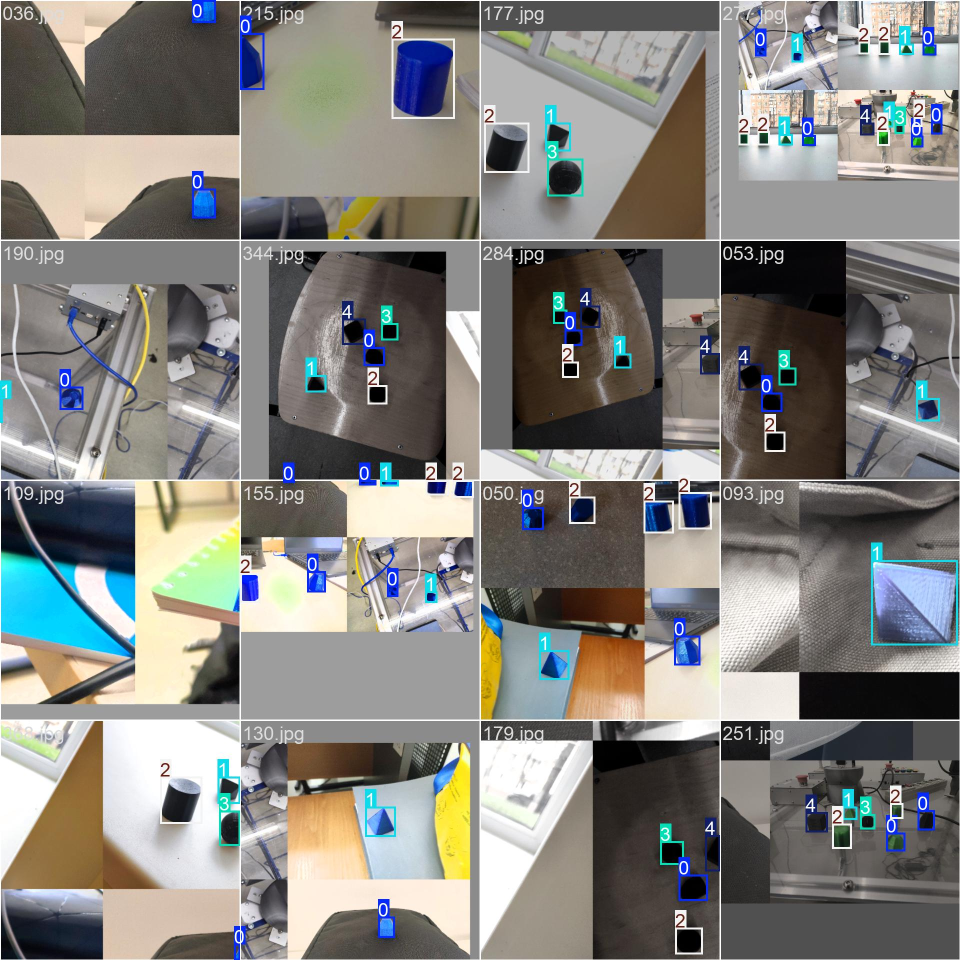
#> input picture runs/detect/new_df_objects_detection_v1_1ep/train_batch0.jpg, 1920 x 1920 px, given in place of the camera (shown at 1/2 size)
$ python cv_contours.py
#> lines starting #> are read from the running program, lines starting #| are printed output that depends on the picture; after the words box and inside, x2 and y2 are one past the last pixel; in counts of white or black regions, pixels touching at a corner belong together
import cv2
import numpy as np

# Инициализация камеры
cap = cv2.VideoCapture(0)

# Создание окна с ползунками
cv2.namedWindow('Settings')
cv2.resizeWindow('Settings', 840, 680)

# Создание трекбаров
cv2.createTrackbar('Color', 'Settings', 0, 5, lambda x: None)  # 0-5 соответствуют цветам
cv2.createTrackbar('S_min', 'Settings', 100, 255, lambda x: None)
cv2.createTrackbar('S_max', 'Settings', 255, 255, lambda x: None)
cv2.createTrackbar('V_min', 'Settings', 100, 255, lambda x: None)
cv2.createTrackbar('V_max', 'Settings', 255, 255, lambda x: None)
cv2.createTrackbar('Blur', 'Settings', 9, 30, lambda x: None)
cv2.createTrackbar('Erode', 'Settings', 1, 5, lambda x: None)
cv2.createTrackbar('Dilate', 'Settings', 2, 5, lambda x: None)
cv2.createTrackbar('Min Area', 'Settings', 500, 5000, lambda x: None)

# Цвета и их HSV-диапазоны (H-диапазоны)
COLOR_RANGES = {
    0: {'name': 'Red',    'h': [(0, 10), (170, 180)]},
    1: {'name': 'Green',  'h': [(35, 85)]},
    2: {'name': 'Blue',   'h': [(90, 120)]},
    3: {'name': 'Yellow', 'h': [(20, 35)]},
    4: {'name': 'Orange', 'h': [(10, 20)]},
    5: {'name': 'Purple', 'h': [(120, 150)]}
}

def get_trackbars():
    return {
        'color': cv2.getTrackbarPos('Color', 'Settings'),
        's_min': cv2.getTrackbarPos('S_min', 'Settings'),
        's_max': cv2.getTrackbarPos('S_max', 'Settings'),
        'v_min': cv2.getTrackbarPos('V_min', 'Settings'),
        'v_max': cv2.getTrackbarPos('V_max', 'Settings'),
        'blur': cv2.getTrackbarPos('Blur', 'Settings') | 1,
        'erode': cv2.getTrackbarPos('Erode', 'Settings'),
        'dilate': cv2.getTrackbarPos('Dilate', 'Settings'),
        'min_area': cv2.getTrackbarPos('Min Area', 'Settings')
    }

while True:
    ret, frame = cap.read()
#> frame is the input picture: shape (1920, 1920, 3); mean B, G, R 126, 130.2, 130.8
    if not ret:
        break

    params = get_trackbars()
    color_info = COLOR_RANGES[params['color']]

    # Фильтрация шума
    blur_size = params['blur']
    blurred = cv2.GaussianBlur(frame, (blur_size, blur_size), 0)
    hsv = cv2.cvtColor(blurred, cv2.COLOR_BGR2HSV)
#> hsv: shape (1920, 1920, 3); mean H, S, V 39.9, 44.5, 140.7

    # Создание маски для выбранного цвета
    mask = np.zeros(hsv.shape[:2], dtype=np.uint8)
    for h_range in color_info['h']:
        lower = np.array([h_range[0], params['s_min'], params['v_min']])
        upper = np.array([h_range[1], params['s_max'], params['v_max']])
        mask = cv2.bitwise_or(mask, cv2.inRange(hsv, lower, upper))
#> this loop made 2 passes
#> pass 1, `mask = cv2.bitwise_or(mask, cv2.inRange(hsv, lower, upper))`:
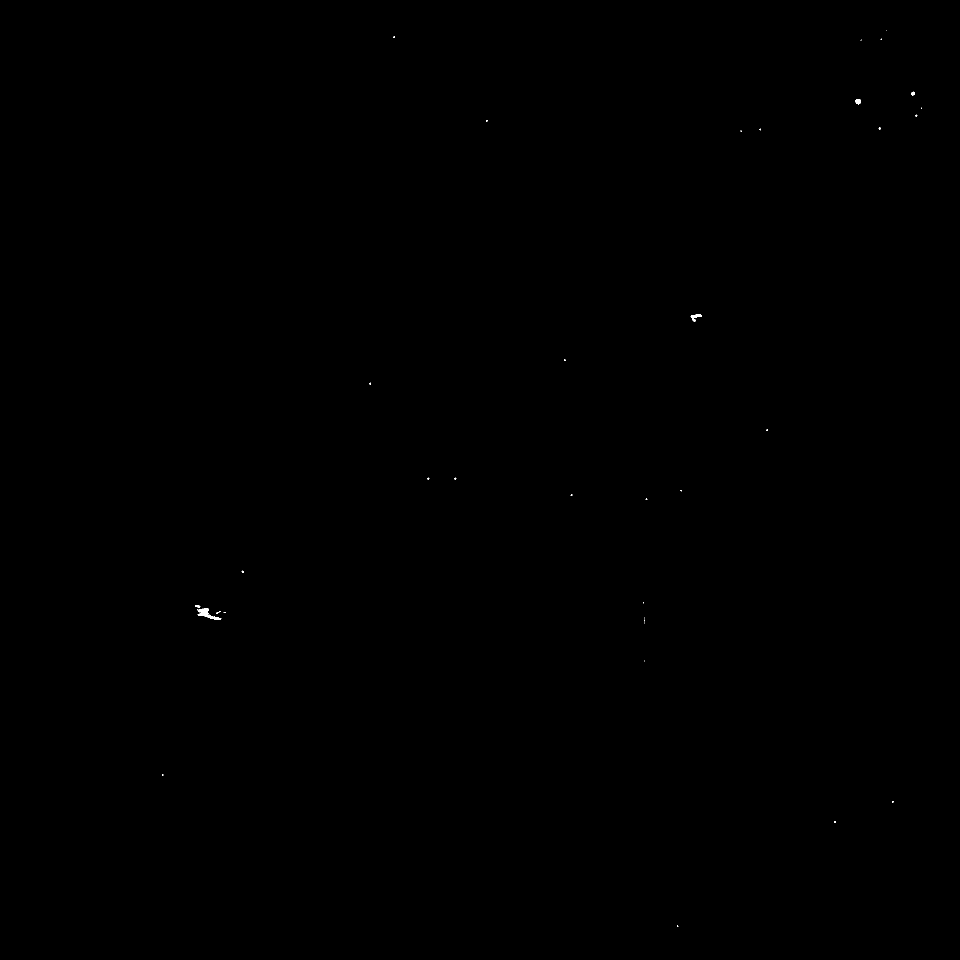
#> mask: shape (1920, 1920) (shown at 1/2 size); 0.03% white; 37 white regions (32 under 20 px), largest, box (x1, y1, x2, y2) and area: (395, 1216, 443, 1240) 415, (1381, 629, 1403, 644) 145, (1710, 199, 1722, 209) 94, (1823, 183, 1830, 191) 42, (390, 1211, 401, 1215) 32

    # Морфологические операции
    kernel = np.ones((5, 5), np.uint8)
    mask = cv2.erode(mask, kernel, iterations=params['erode'])
#> mask: shape (1920, 1920); 0% white; 9 white regions (7 under 20 px), largest, box (x1, y1, x2, y2) and area: (403, 1220, 415, 1232) 78, (1713, 201, 1720, 206) 25
    mask = cv2.dilate(mask, kernel, iterations=params['dilate'])
#> mask: shape (1920, 1920); 0.03% white; 5 white regions

    # Поиск контуров
    contours, _ = cv2.findContours(mask, cv2.RETR_EXTERNAL, cv2.CHAIN_APPROX_SIMPLE)
#> contours = 5 contours; box (x1, y1, x2, y2) and area: (399, 1214, 423, 1237) 369, (1381, 627, 1400, 638) 162, (1709, 197, 1724, 210) 161, (426, 1232, 440, 1242) 110, (1821, 182, 1831, 192) 80
    contour_img = frame.copy()

    for cnt in contours:
        area = cv2.contourArea(cnt)
        if area < params['min_area']:
            continue

        epsilon = 0.02 * cv2.arcLength(cnt, True)
        approx = cv2.approxPolyDP(cnt, epsilon, True)
        cv2.drawContours(contour_img, [approx], -1, (0, 255, 0), 2)
#> this loop made 5 passes
#> area on passes 1 to 5: 110, 369, 161.5, 161, 80.5

    # Добавляем текст с названием цвета
    color_text = f"{color_info['name']} (H: {color_info['h']})"
    cv2.putText(frame, color_text, (10, 30),
                cv2.FONT_HERSHEY_SIMPLEX, 1, (0, 0, 255), 2)
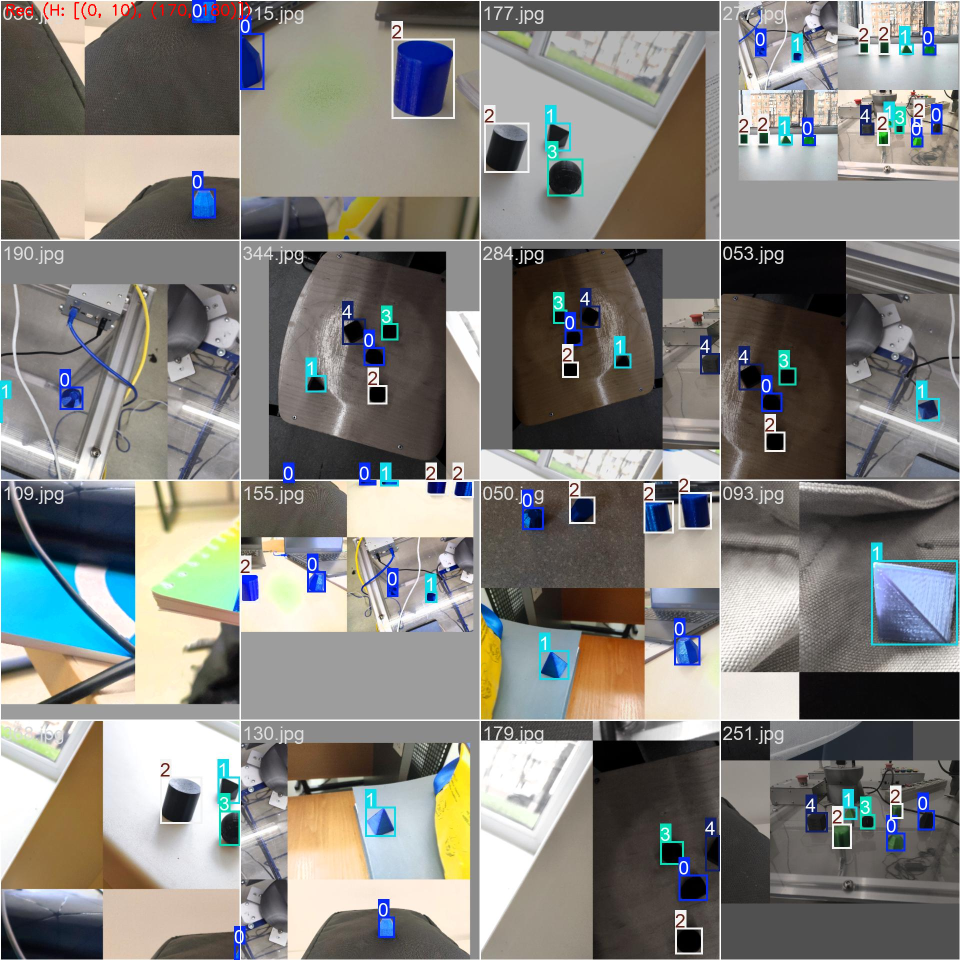
#> frame: shape (1920, 1920, 3) (shown at 1/2 size); 0.08% of pixels changed, all inside (x1, y1, x2, y2) = (13, 4, 500, 39)

    # Собираем изображения для отображения
    debug_images = [
        ("Original", frame),
        ("HSV Mask", mask),
        ("Processed Mask", cv2.cvtColor(mask, cv2.COLOR_GRAY2BGR)),
        ("Contours", contour_img)
    ]

    # Создаем сетку изображений
    grid = []
    for title, img in debug_images:
        resized = cv2.resize(img, (320, 240))
        if len(resized.shape) == 2:
            resized = cv2.cvtColor(resized, cv2.COLOR_GRAY2BGR)
        grid.append(resized)
#> this loop made 4 passes
#> pass 1, `resized = cv2.resize(img, (320, 240))`:
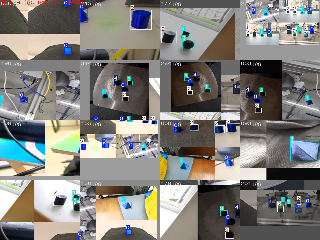
#> resized: shape (240, 320, 3); mean B, G, R 124.4, 128.6, 129.5
#> pass 2, `resized = cv2.resize(img, (320, 240))`:
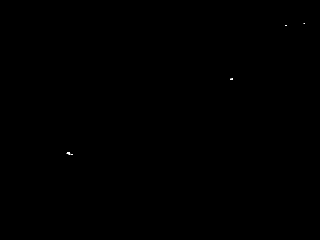
#> resized: shape (240, 320); min 0, max 255, mean 0.1
#> after the loop, grid = 4 items

    combined = np.vstack([np.hstack(grid[:2]), np.hstack(grid[2:])])
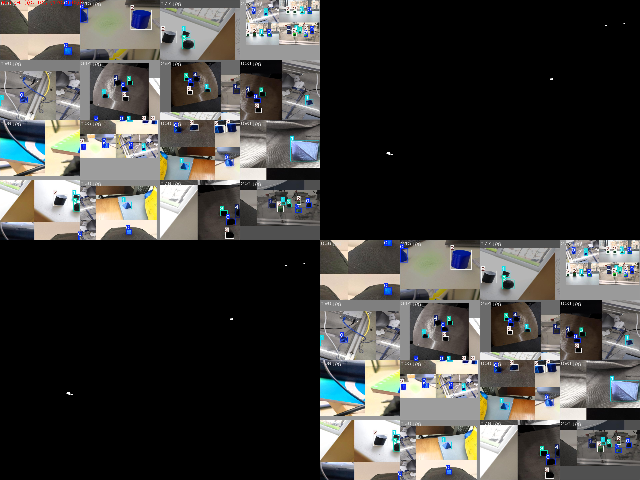
#> combined: shape (480, 640, 3); mean of channels 0, 1, 2 62.3, 64.3, 64.8; drawn as B, G, R

    cv2.imshow('Debug View', combined)

    if cv2.waitKey(1) == 27:
#> (key Esc is pressed here)
        break

cap.release()
cv2.destroyAllWindows()

$ run again, on runs/detect/new_df_objects_detection_v1_1ep/train_batch1.jpg
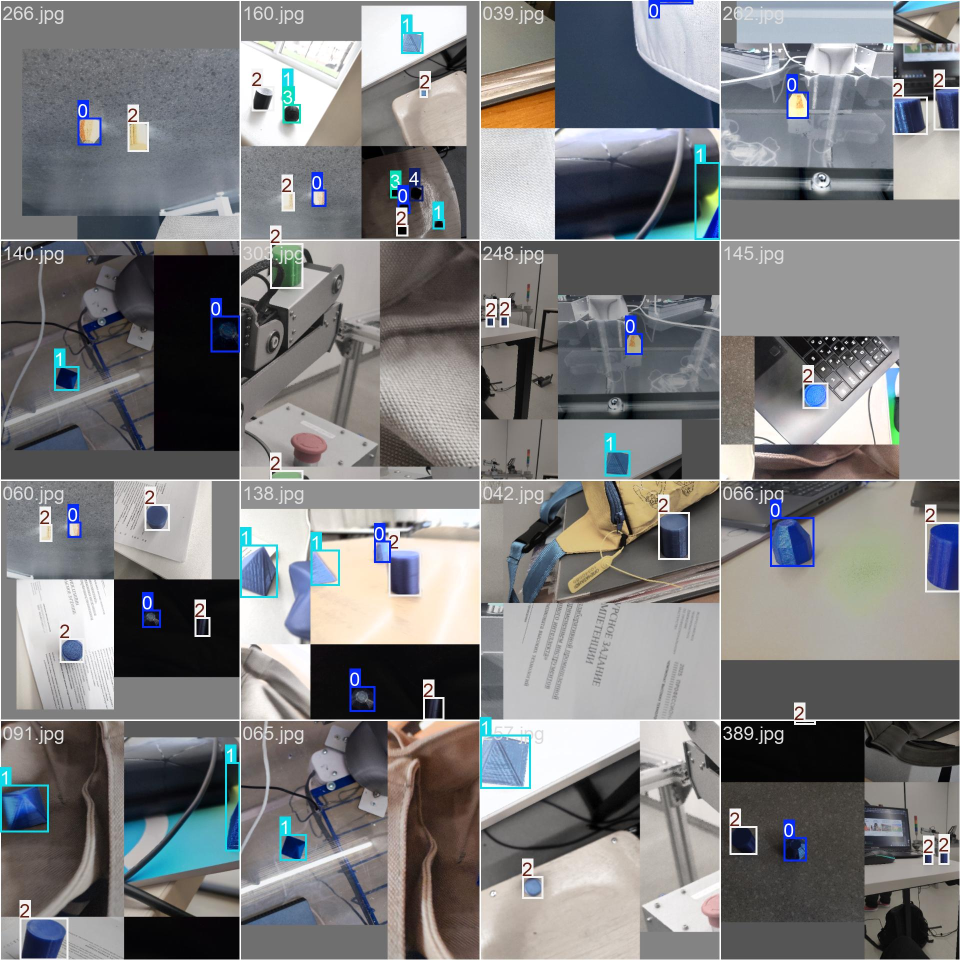
#> input picture runs/detect/new_df_objects_detection_v1_1ep/train_batch1.jpg, 1920 x 1920 px, given in place of the camera (shown at 1/2 size)
#> frame is the input picture: shape (1920, 1920, 3); mean B, G, R 126.3, 125.1, 124.8
#> hsv: shape (1920, 1920, 3); mean H, S, V 51.4, 32.3, 133.1
#> contours = 7 contours; box (x1, y1, x2, y2) and area: (895, 1448, 958, 1547) 4009, (858, 1493, 901, 1526) 663, (794, 1460, 826, 1494) 624, (825, 1524, 841, 1545) 212, (939, 1687, 952, 1698) 113, (785, 1488, 796, 1498) 90, (882, 1471, 892, 1482) 89
#> the loop `for cnt in contours:` made 7 passes
#> area on passes 1, 2, 4, 5: 113, 211.5, 89.5, 89
#> frame: shape (1920, 1920, 3); 0.08% of pixels changed, all inside (x1, y1, x2, y2) = (13, 4, 500, 39)
#> the loop `for title, img in debug_images:` made 4 passes
#> pass 1, `resized = cv2.resize(img, (320, 240))`:
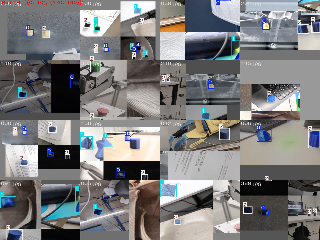
#> resized: shape (240, 320, 3); mean B, G, R 124.8, 123.5, 123.4
#> after the loop `for title, img in debug_images:`: grid = 4 items
#> `combined = np.vstack([np.hstack(grid[:2]), np.hstack(grid[2:])])`:
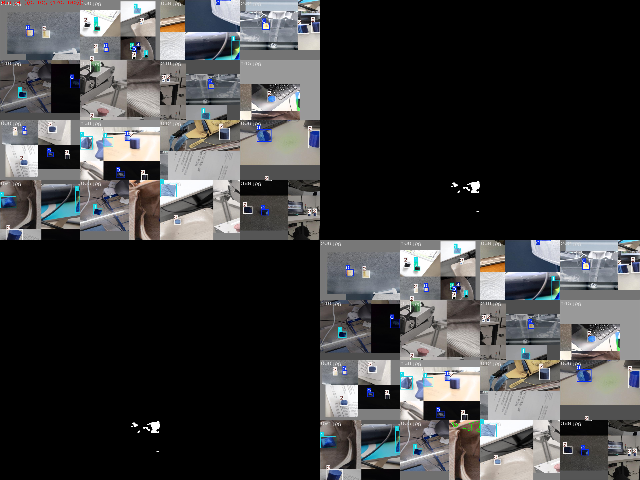
#> combined: shape (480, 640, 3); mean of channels 0, 1, 2 62.6, 62, 61.8; drawn as B, G, R

$ run again, on runs/detect/new_df_objects_detection_v1_1ep/train_batch2.jpg
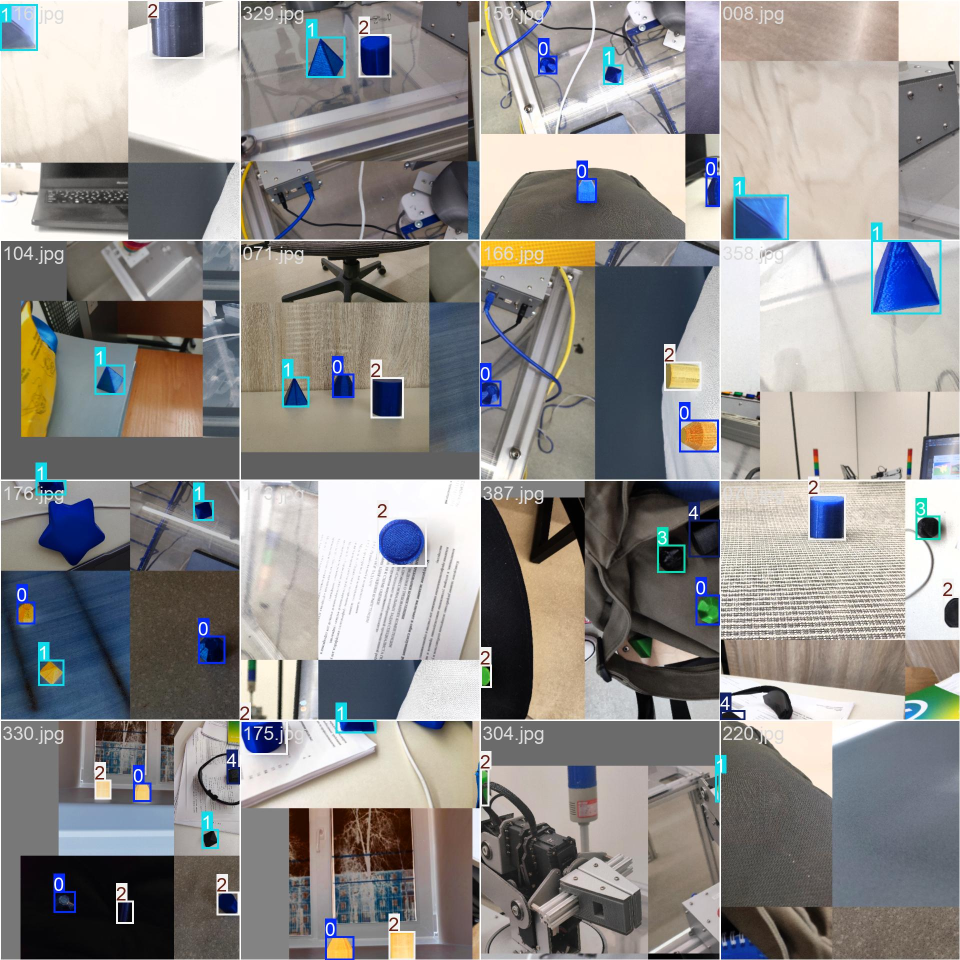
#> input picture runs/detect/new_df_objects_detection_v1_1ep/train_batch2.jpg, 1920 x 1920 px, given in place of the camera (shown at 1/2 size)
#> frame is the input picture: shape (1920, 1920, 3); mean B, G, R 138.4, 139.7, 141.8
#> hsv: shape (1920, 1920, 3); mean H, S, V 49.7, 43.4, 151.6
#> contours = 13 contours; largest, box (x1, y1, x2, y2) and area: (245, 481, 296, 503) 737, (885, 1617, 915, 1653) 542, (375, 708, 407, 722) 280, (1813, 897, 1826, 923) 278, (1625, 897, 1639, 920) 265
#> the loop `for cnt in contours:` made 13 passes
#> area on passes 1, 3, 4, 6, 7, 9, 10, 11: 97, 88.5, 238.5, 89, 80.5, 261, 277.5, 265
#> frame: shape (1920, 1920, 3); 0.08% of pixels changed, all inside (x1, y1, x2, y2) = (13, 4, 500, 39)
#> the loop `for title, img in debug_images:` made 4 passes
#> pass 1, `resized = cv2.resize(img, (320, 240))`:
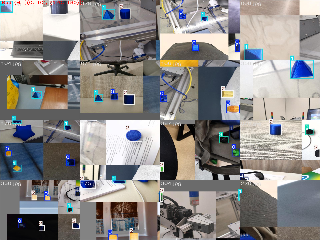
#> resized: shape (240, 320, 3); mean B, G, R 137.1, 138.4, 140.6
#> after the loop `for title, img in debug_images:`: grid = 4 items
#> `combined = np.vstack([np.hstack(grid[:2]), np.hstack(grid[2:])])`:
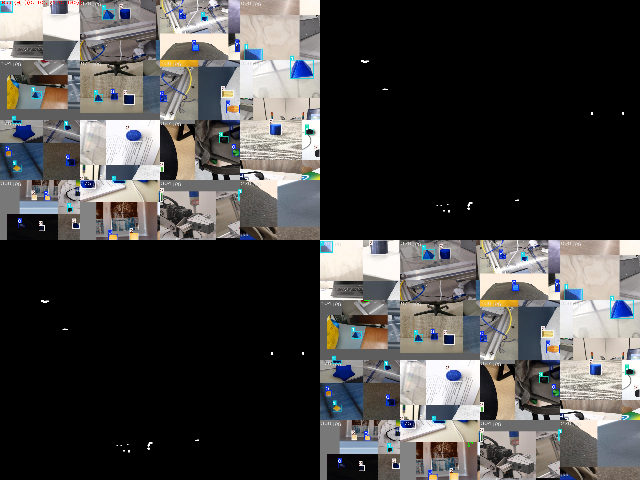
#> combined: shape (480, 640, 3); mean of channels 0, 1, 2 68.7, 69.4, 70.4; drawn as B, G, R
